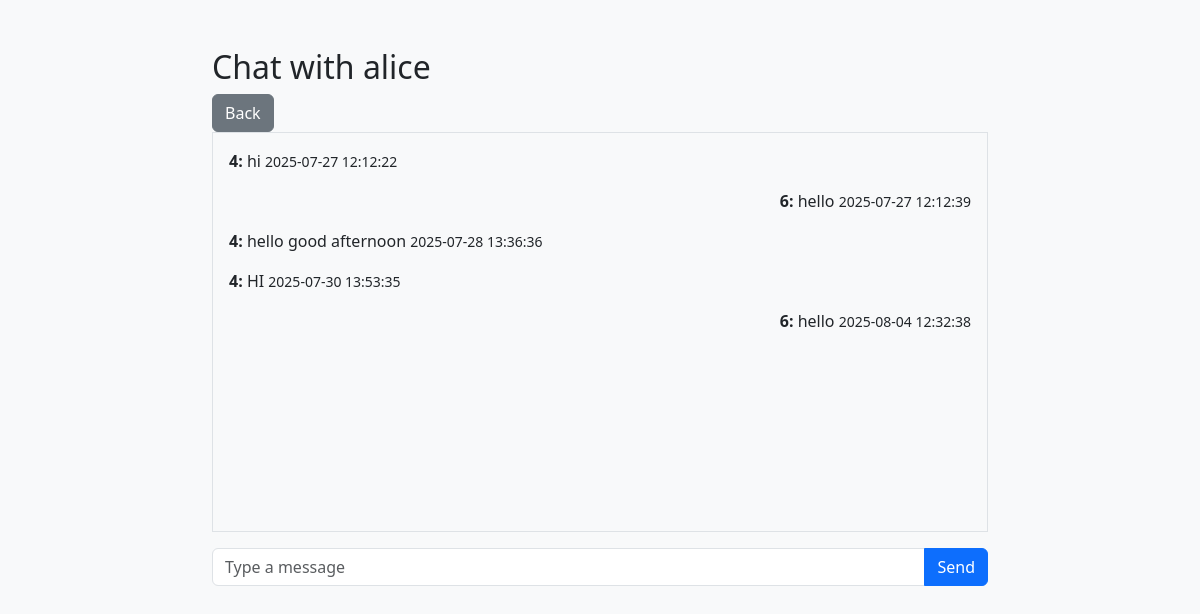
The app's page /chat/4 (signed in) with its own data.
### tables this page shows
CREATE TABLE students (
            student_id INTEGER PRIMARY KEY AUTOINCREMENT,
            name TEXT,
            email TEXT UNIQUE,
            password TEXT,
            branch TEXT,
            college_id TEXT UNIQUE
        );

CREATE TABLE messages (
            message_id INTEGER PRIMARY KEY AUTOINCREMENT,
            sender_id INTEGER,
            receiver_id INTEGER,
            content TEXT,
            timestamp TEXT
        );

### app.py (the view, shortened to what this page needs)
@app.route('/chat/<int:receiver_id>', methods=['GET', 'POST'])
def chat(receiver_id):
    if 'student_id' not in session and 'alumni_id' not in session:
        return redirect(url_for('index'))
    sender_id = session.get('student_id') or session.get('alumni_id')
    with sqlite3.connect('alumni.db') as conn:
        c = conn.cursor()
        c.execute("SELECT * FROM messages WHERE (sender_id = ? AND receiver_id = ?) OR (sender_id = ? AND receiver_id = ?)",
                 (sender_id, receiver_id, receiver_id, sender_id))
        messages = c.fetchall()
        c.execute("SELECT * FROM alumni WHERE alumni_id = ? AND status = 'approved'", (receiver_id,))
        receiver = c.fetchone()
        if not receiver:
            c.execute("SELECT * FROM students WHERE student_id = ?", (receiver_id,))
            receiver = c.fetchone()
    return render_template('chat.html', messages=messages, receiver=receiver, receiver_id=receiver_id)

### templates/chat.html (shortened to what this page needs)
<!DOCTYPE html>
<html lang="en">
<head>
    <link href="https://cdn.jsdelivr.net/npm/bootstrap@5.3.0/dist/css/bootstrap.min.css" rel="stylesheet">
    <link href="{{ url_for('static', filename='css/style.css') }}" rel="stylesheet">
</head>
<body>
    <div class="container mt-5">
        <h2>Chat with {{ receiver[1] }}</h2>
        <a href="{% if 'student_id' in session %}/student/dashboard{% else %}/alumni/dashboard{% endif %}" class="btn btn-secondary">Back</a>
        <div id="chat-box" class="border p-3" style="height: 400px; overflow-y: scroll;">
            {% for msg in messages %}
            <div class="{% if msg[1] == session.get('student_id') or msg[1] == session.get('alumni_id') %}text-end{% else %}text-start{% endif %}">
                <p><strong>{{ msg[1] }}:</strong> {{ msg[3] }} <small>{{ msg[4] }}</small></p>
            </div>
            {% endfor %}
        </div>
        <form id="chat-form" method="POST">
            <div class="input-group mt-3">
                <input type="text" class="form-control" id="content" name="content" placeholder="Type a message" required>
                <button type="submit" class="btn btn-primary">Send</button>
            </div>
        </form>
    </div>
</body>
</html>

### static/css/style.css (style rules this page uses)
body { background-color: #f8f9fa; }
.container { max-width: 800px; }

### records on screen
students: name "alice"
messages: sender "4", content "hi", timestamp "2025-07-27 12:12:22"
messages: sender "6", content "hello", timestamp "2025-07-27 12:12:39"
messages: sender "4", content "hello good afternoon", timestamp "2025-07-28 13:36:36"
messages: sender "4", content "HI", timestamp "2025-07-30 13:53:35"
messages: sender "6", content "hello", timestamp "2025-08-04 12:32:38"
